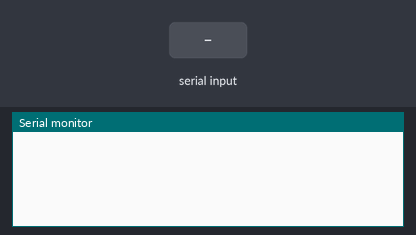
Simulated run of this sketch. Board: nRF52 board. On the bench: the last lines printed to the serial monitor. The inputs (shaded band) are chosen by the test bench. A phone connects over Bluetooth LE 3 s after start.

Above: at 1.2 s.
1.3 s: "1" received over the second serial link
At 1.7 s:
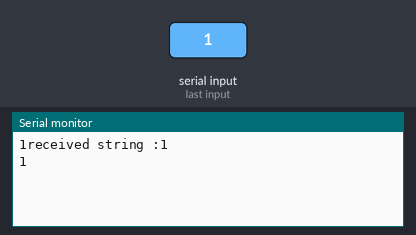
2.8 s: "0" received over the second serial link
At 4.0 s:
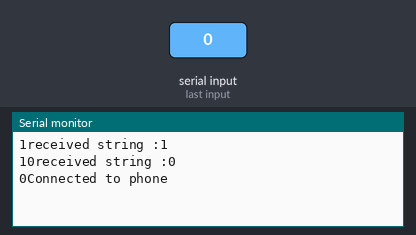

The sketch:

controller.ino
```cpp
#include <bluefruit.h>

// BLE Service
BLEDis  bledis;  // device information
BLEUart bleuart; // uart over ble
BLEBas  blebas;  // battery

const uint8_t CUSTOM_SERVICE_UUID[] =
{
  0x9E, 0xCA, 0xDC, 0x24, 0x0E, 0xE5, 0xA9, 0xE0,
  0x93, 0xF3, 0xA3, 0xB5, 0x01, 0x00, 0x40, 0x6E
};

const uint8_t CUSTOM_TX_UUID[] =
{
  0x9E, 0xCA, 0xDC, 0x24, 0x0E, 0xE5, 0xA9, 0xE0,
  0x93, 0xF3, 0xA3, 0xB5, 0x02, 0x00, 0x40, 0x6E
};

const uint8_t CUSTOM_RX_UUID[] =
{
  0x9E, 0xCA, 0xDC, 0x24, 0x0E, 0xE5, 0xA9, 0xE0,
  0x93, 0xF3, 0xA3, 0xB5, 0x03, 0x00, 0x40, 0x6E
};


BLEUuid service_uuid = BLEUuid(CUSTOM_SERVICE_UUID);
BLEUuid tx_characteristic_uuid = BLEUuid(CUSTOM_TX_UUID);
BLEUuid rx_characteristic_uuid = BLEUuid(CUSTOM_RX_UUID);

BLEService        beaconService = BLEService(service_uuid);
BLECharacteristic beaconTxCharacteristic = BLECharacteristic(tx_characteristic_uuid);
BLECharacteristic beaconRxCharacteristic = BLECharacteristic(rx_characteristic_uuid);

void setup()
{
  Serial.begin(9600);

  // Setup the BLE LED to be enabled on CONNECT
  Bluefruit.autoConnLed(true);

  // Config the peripheral connection with maximum bandwidth
  Bluefruit.configPrphBandwidth(BANDWIDTH_MAX);

  Bluefruit.begin();
  Bluefruit.setTxPower(4);
  Bluefruit.setName("BEACON");

  Bluefruit.Periph.setConnectCallback(connect_callback);
  Bluefruit.Periph.setDisconnectCallback(disconnect_callback);

  // Configure and Start Device Information Service
  bledis.setManufacturer("Group W3");
  bledis.setModel("B01");
  bledis.begin();

  // Configure and Start BLE Uart Service
  bleuart.begin();

  // Start BLE Battery Service
  blebas.begin();
  blebas.write(100);

  // Set up and start advertising
  startAdv();
}

String lastStr = "Hello world";

void startAdv(void)
{
  beaconService.begin();

  beaconRxCharacteristic.setProperties(CHR_PROPS_READ);
  beaconRxCharacteristic.setPermission(SECMODE_OPEN, SECMODE_NO_ACCESS);
  beaconRxCharacteristic.begin();
  beaconRxCharacteristic.write("Hello world");

  // Advertising packet
  Bluefruit.Advertising.addFlags(BLE_GAP_ADV_FLAGS_LE_ONLY_GENERAL_DISC_MODE);
  Bluefruit.Advertising.addTxPower();

  beaconTxCharacteristic.setProperties(CHR_PROPS_WRITE);
  beaconTxCharacteristic.setPermission(SECMODE_OPEN, SECMODE_NO_ACCESS);
  beaconTxCharacteristic.begin();

  // Include bleuart 128-bit uuid
  Bluefruit.Advertising.addService(bleuart);

  Bluefruit.ScanResponse.addName();

  /* Start Advertising
   * - Enable auto advertising if disconnected
   * - Interval:  fast mode = 20 ms, slow mode = 152.5 ms
   * - Timeout for fast mode is 30 seconds
   * - Start(timeout) with timeout = 0 will advertise forever (until connected)
   *
   * For recommended advertising interval
   * https://developer.apple.com/library/content/qa/qa1931/_index.html
   */
  Bluefruit.Advertising.restartOnDisconnect(true);
  Bluefruit.Advertising.setInterval(32, 244);    // in unit of 0.625 ms
  Bluefruit.Advertising.setFastTimeout(30);      // number of seconds in fast mode
  Bluefruit.Advertising.start(0);                // 0 = Don't stop advertising after n seconds
}

void loop()
{
  // Forward data from HW Serial to BLEUART
  if (Serial.available())
  {
      uint8_t buf[64];
      int count = Serial.readBytes(buf, sizeof(buf));
      bleuart.write( buf, count );
  }

  // Forward from BLEUART to HW Serial
  String curStr = "";
  while ( bleuart.available() )
  {
    uint8_t ch;
    ch = (uint8_t) bleuart.read();
    Serial.write(ch);
    curStr += (char)ch;
  }
  if (curStr != "") {
    Serial.print("received string :");
    Serial.println(curStr);
    // when a new string is written to the beacon, update the advertisment data
    if (curStr != lastStr) {
      updateAdvertisedString(curStr);
    }
  }
}

void updateAdvertisedString(String curStr) {
  beaconRxCharacteristic.write(curStr.c_str());
  Serial.print(curStr.c_str());
}

// callback invoked when central connects
void connect_callback(uint16_t conn_handle)
{
  // Get the reference to current connection
  BLEConnection* connection = Bluefruit.Connection(conn_handle);

  char central_name[32] = { 0 };
  connection->getPeerName(central_name, sizeof(central_name));

  Serial.print("Connected to ");
  Serial.println(central_name);


}

/**
 * Callback invoked when a connection is dropped
 * @param conn_handle connection where this event happens
 * @param reason is a BLE_HCI_STATUS_CODE which can be found in ble_hci.h
 */
void disconnect_callback(uint16_t conn_handle, uint8_t reason)
{
  (void) conn_handle;
  (void) reason;

  Serial.println();
  Serial.print("Disconnected, reason = 0x"); Serial.println(reason, HEX);
}
```

Measured:
- after the input at 1.3 s, the serial monitor: prints a new line at once (image 1)
- after the input at 2.8 s, the serial monitor: prints a new line at once (image 2)
